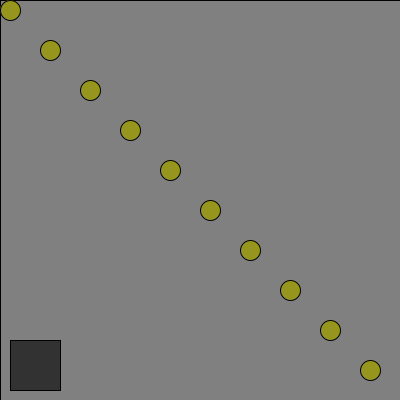
Frame 1 (no input)
Frame 60 (the mouse pressed at the canvas centre just before this capture): identical to frame 1, image omitted
Frame 120 (the mouse held since frame 60 and released just before this capture): identical to frame 1, image omitted

The Processing sketch that drew this single still picture (run headless with seeded random() and noise(); from frame 60 on, the mouse is pressed at the canvas centre):

// Processing sketch: processing_147003
// ── processing_147003.pde

void setup()
{  
  size(400,400);
     
}

boolean estado = true;

void draw(){
  
  float botonX = 10;
  float botonY = 340;
  float botonSize = 50;
  float cantidad =10;
  float sep;
  
  

  

  
if (mouseX > botonX && mouseX < botonSize+botonX && mouseY > botonY && mouseY < botonY+botonSize && mousePressed )
{
 estado= !estado;
}


  
if (estado == true){
   cantidad =10;
}
   


if (estado == false){
  cantidad = 50;  
}


   fill(128); 
   rect(0,0,width,height);
   
   if (estado) {
   fill(50);
   rect(botonX,botonY,botonSize,botonSize);
   }
   else{
     fill(150);
   rect(botonX,botonY,botonSize,botonSize);
   }


   sep = height/cantidad;
   for (int i= 10; i<=400; i+=sep){
   fill(150,150,30); 
   ellipse(i,i,20,20);
  
}


}

 
